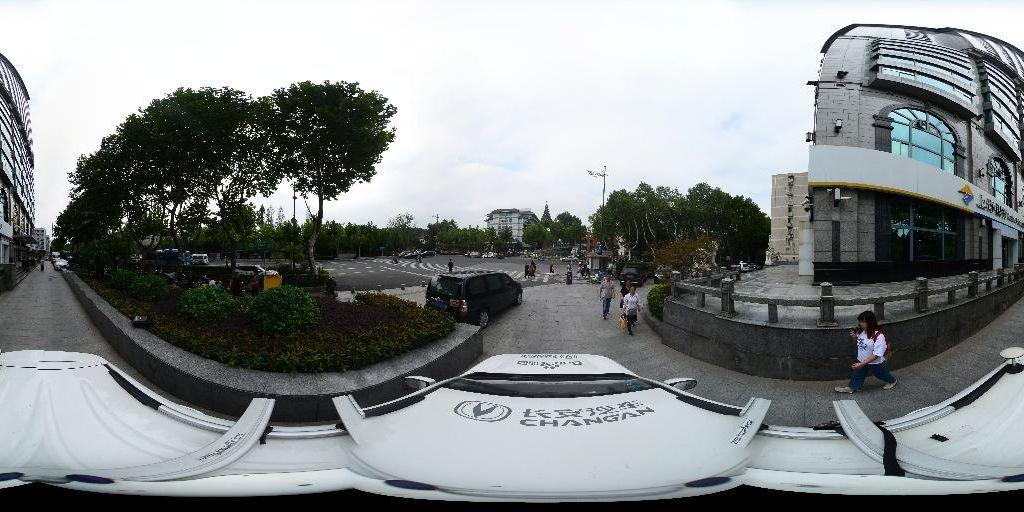
#> input picture images/streetview.jpg, 1024 x 512 px
$ python opencv_test.py
#> lines starting #> are read from the running program, lines starting #| are printed output that depends on the picture; after the words box and inside, x2 and y2 are one past the last pixel; in counts of white or black regions, pixels touching at a corner belong together
import cv2
from matplotlib import pyplot as plt
import numpy as np

def fillEdges(width, height, edges):
    for i in range(width):
        for j in range(height):
            if edges[j][i] > 0:
                for x in range(j, height-1):
                    edges[x][i] = 255
                break
    return edges

def showPic(img):
    plt.imshow(img)
    plt.show()

img_name = "images/streetview.jpg"
img = cv2.imread(img_name)
#> img is the input picture: shape (512, 1024, 3); mean B, G, R 138.2, 137.7, 133.1

img2 = img[:,:,0]
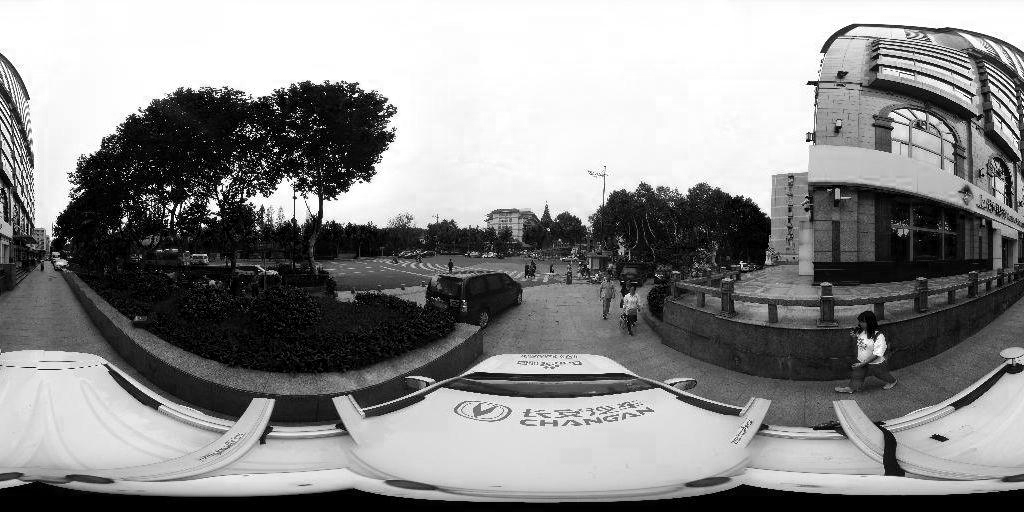
#> img2: shape (512, 1024); min 0, max 255, mean 138.2
edges = cv2.Canny(img,100,200)
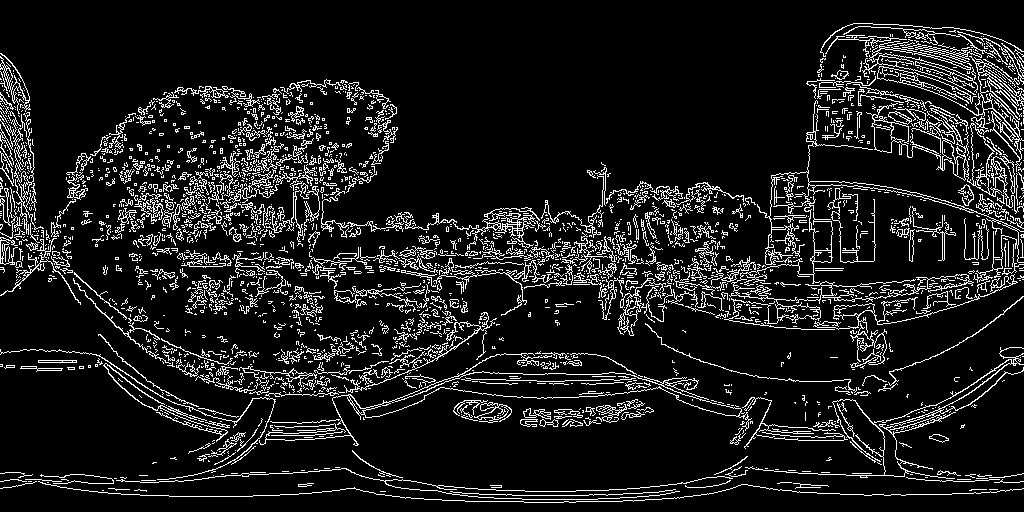
#> edges: shape (512, 1024); 10.6% white in thin lines or dots
pic = fillEdges(edges.shape[1], edges.shape[0], edges)
#> after the loop in fillEdges, `for i in range(width):`:
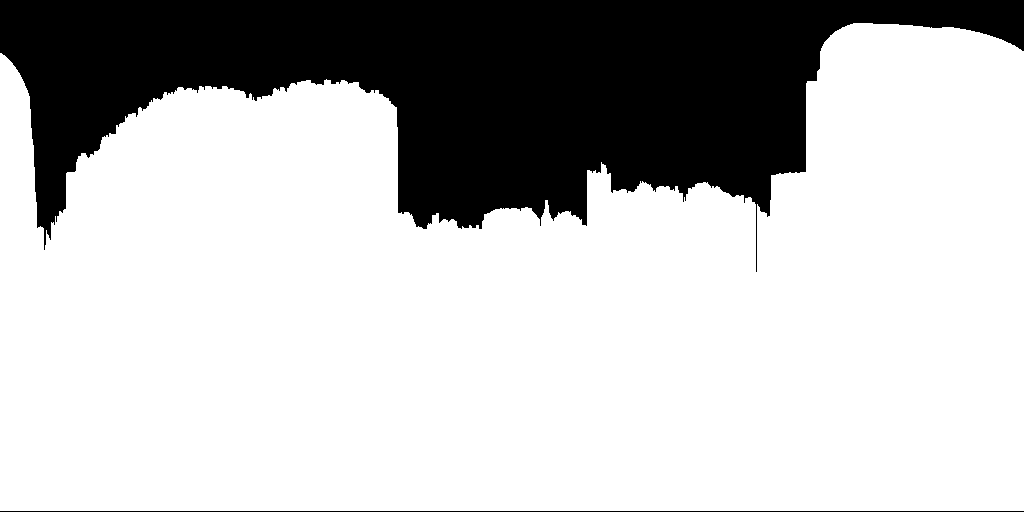
#> edges: shape (512, 1024); 74.5% white; 2 black regions, box (x1, y1, x2, y2) and area: (0, 0, 1024, 272) 132466, (0, 511, 1024, 512) 1024
non_sky = np.argwhere(pic)
#> non_sky = 390798 pairs, first value 23 to 510, second value 0 to 1023
plt.subplot(1,3,1),plt.imshow(pic),plt.title('original image')

Z = img.reshape((-1,3))
Z = np.float32(Z)
criteria = (cv2.TERM_CRITERIA_EPS + cv2.TERM_CRITERIA_MAX_ITER, 10, 1.0)
K = 12
ret,label,center=cv2.kmeans(Z,K,None,criteria,10,cv2.KMEANS_RANDOM_CENTERS)
#> ret = 86766965.1; center = [[148.4, 146.2, 140.4], [251.5, 248.7, 245.7], [99.3, 99.42, 96.57], [202.3, 196.7, 186.2], [28.31, 33.38, 29.83], [67.52, 67.19, 63.47], [81.54, 82.46, 79.67], [49.09, 53.9, 50.83], [220.4, 213.9, 206.1], [120.4, 119.6, 116.1], [6.54, 11.15, 7.86], [181.3, 176.1, 164.8]]

center = np.uint8(center)
#> center = [[148, 146, 140], [251, 248, 245], [99, 99, 96], [202, 196, 186], [28, 33, 29], [67, 67, 63], [81, 82, 79], [49, 53, 50], [220, 213, 206], [120, 119, 116], [6, 11, 7], [181, 176, 164]]
res = center[label.flatten()]
res2 = res.reshape((img.shape))

result_list = []
k = -1
for center_item in center:
    k = k + 1
    i = -1
    num1 = num2 = 0
    for row in res2:
        i = i + 1
        j = -1
        for col in row:
            j = j + 1
            if center_item[0]==col[0] and center_item[1]==col[1] and center_item[2]==col[2]:
                num2 = num2 + 1
                if pic[i][j] == 0:
                    num1 = num1 + 1
    result_list.append(num1 / num2)
#> this loop made 12 passes
#> after the loop, k = 11; result_list = [0.00142, 0.923, 0.000446, 0.00424, 0.000184, 0.000379, 0.000439, 0.000365, 0.0568, 0.000897, 0.0131, 0.00125]
# print(result_list)
effective_center_list = []
for i,item in enumerate(result_list):
    if item>=0.3:
        effective_center_list.append(i)
#> this loop made 12 passes
#> item on passes 1 to 12: 0.00142, 0.923, 0.000446, 0.00424, 0.000184, 0.000379, 0.000439, 0.000365, 0.0568, 0.000897, 0.0131, 0.00125
#> after the loop, effective_center_list = [1]
# print(effective_center_list)

for k in effective_center_list:
    i = -1
    for row in res2:
        i+=1
        j=-1
        for col in row:
            j+=1
            if pic[i][j] != 0 and col[0]==center[k][0] and col[1]==center[k][1] and col[2]==center[k][2]:
                pic[i][j] = 0
#> this loop made 1 pass
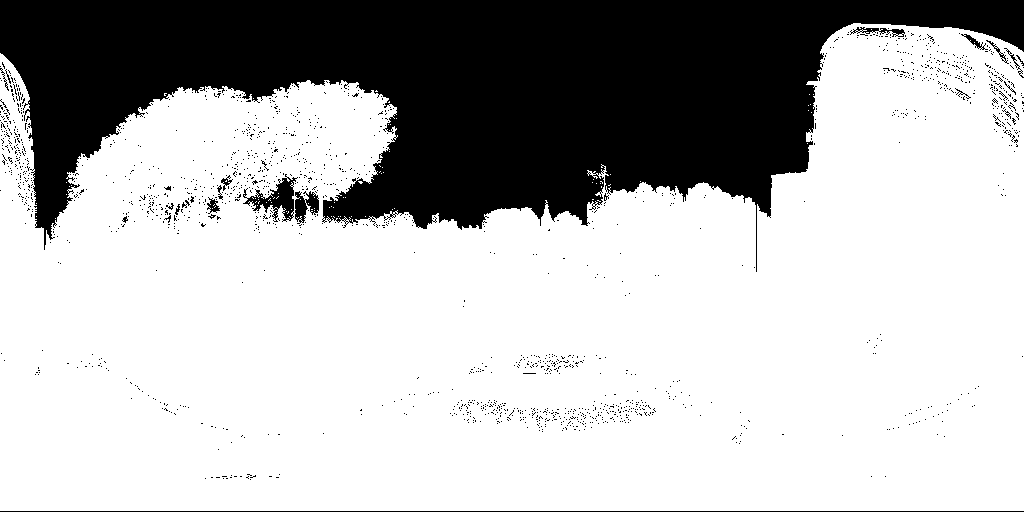
#> pic: shape (512, 1024); 72.5% white; 1698 black regions (1676 under 20 px), largest, box (x1, y1, x2, y2) and area: (0, 0, 1024, 272) 137729, (0, 511, 1024, 512) 1024, (243, 174, 298, 222) 972

plt.subplot(1,3,2),plt.imshow(pic),plt.title('after clustering')
plt.subplot(1,3,3),plt.imshow(img),plt.title('original image')
plt.show()
#> figure, not shown here; B, G, R data is drawn as R, G, B

$ run again, with images/01002500001403131122034235V.jpg copied over images/streetview.jpg
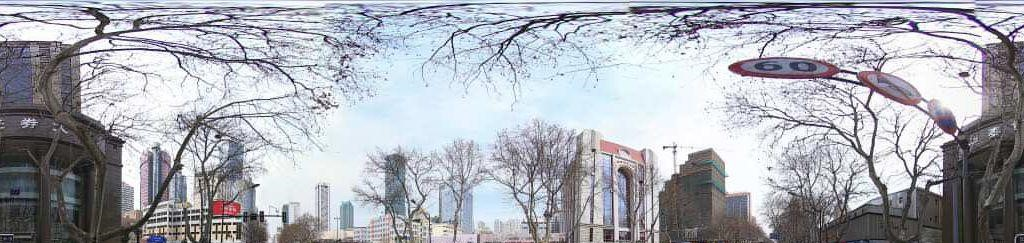
#> input picture images/01002500001403131122034235V.jpg, 1024 x 243 px
#> img is the input picture: shape (243, 1024, 3); mean B, G, R 178.9, 171.5, 168.9
#> after the loop in fillEdges, `for i in range(width):`:
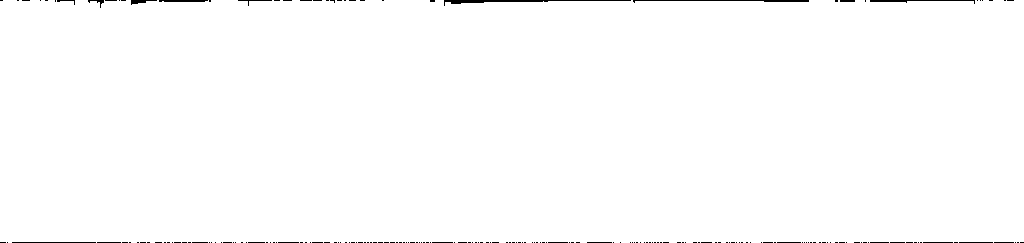
#> edges: shape (243, 1024); 99.2% white; 197 black regions (178 under 20 px), largest, box (x1, y1, x2, y2) and area: (444, 0, 631, 6) 337, (633, 0, 809, 3) 224, (870, 0, 975, 4) 146
#> non_sky = 246950 pairs, first value 0 to 242, second value 0 to 1023
#> `ret,label,center=cv2.kmeans(Z,K,None,criteria,10,cv2.KMEANS_RANDOM_CEN..`: ret = 57089257.2; center = [[162.2, 151.2, 150.5], [141.3, 131.4, 132.4], [176.5, 167.4, 169], [80.49, 68.85, 156.6], [92.67, 86.52, 90.11], [118.2, 109.6, 111.8], [67.62, 64.25, 67.55], [194.1, 181.5, 177.4], [232.7, 222, 214.4], [209.5, 199.3, 195.6], [40.71, 39.24, 41.1], [250, 244.1, 237.4]]
#> `center = np.uint8(center)`: center = [[162, 151, 150], [141, 131, 132], [176, 167, 168], [80, 68, 156], [92, 86, 90], [118, 109, 111], [67, 64, 67], [194, 181, 177], [232, 222, 214], [209, 199, 195], [40, 39, 41], [250, 244, 237]]
#> the loop `for center_item in center:` made 12 passes
#> after the loop `for center_item in center:`: k = 11; result_list = [0.0048, 0.00338, 0.0071, 0, 0.00564, 0.00377, 0.00836, 0.00857, 0.0149, 0.0115, 0.0133, 0.00387]
#> the loop `for i,item in enumerate(result_list):` made 12 passes
#> item on passes 1 to 8: 0.0048, 0.00338, 0.0071, 0, 0.00564, 0.00377, 0.00836, 0.00857
#> after the loop `for i,item in enumerate(result_list):`: effective_center_list = []
#> `plt.show()`:
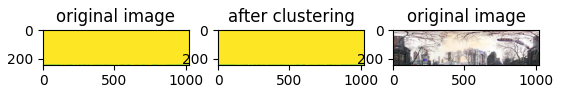
#> figure drawn by matplotlib, 3 panels; B, G, R data is drawn as R, G, B

$ run again, with images/01002500001405051327290575O.jpg copied over images/streetview.jpg
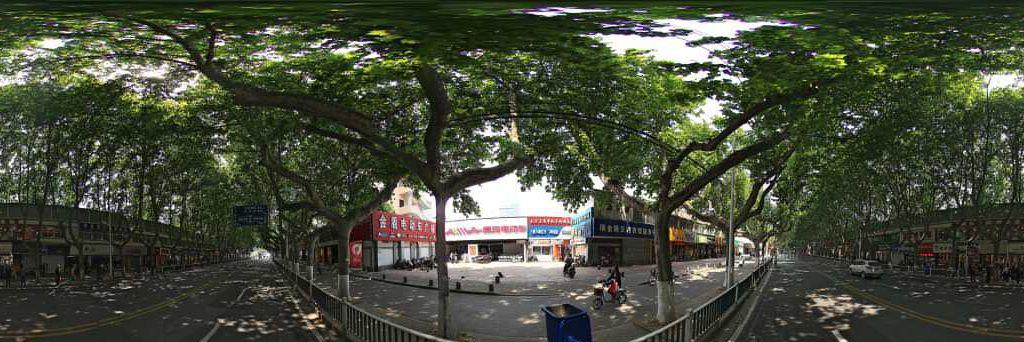
#> input picture images/01002500001405051327290575O.jpg, 1024 x 342 px
#> img is the input picture: shape (342, 1024, 3); mean B, G, R 56.9, 73.9, 68.3
#> after the loop in fillEdges, `for i in range(width):`:
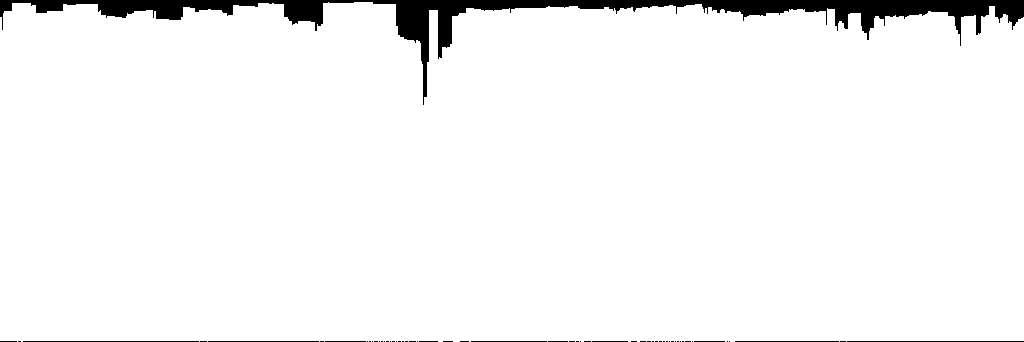
#> edges: shape (342, 1024); 95.9% white; 56 black regions (46 under 20 px), largest, box (x1, y1, x2, y2) and area: (0, 0, 1024, 105) 13382, (847, 341, 1024, 342) 177, (23, 341, 199, 342) 176
#> non_sky = 335879 pairs, first value 2 to 341, second value 0 to 1023
#> `ret,label,center=cv2.kmeans(Z,K,None,criteria,10,cv2.KMEANS_RANDOM_CEN..`: ret = 104921750.5; center = [[122.4, 144, 142.8], [242.6, 246, 246.4], [104, 114.2, 115.3], [184.8, 143.9, 99.56], [32.06, 48.87, 42.09], [53.85, 57.89, 57.08], [76.54, 89.87, 86.89], [48.66, 74.89, 65.74], [190.5, 201.7, 204.7], [66.4, 125.5, 109], [14.95, 30.76, 23.69], [150, 170, 171.3]]
#> `center = np.uint8(center)`: center = [[122, 144, 142], [242, 246, 246], [103, 114, 115], [184, 143, 99], [32, 48, 42], [53, 57, 57], [76, 89, 86], [48, 74, 65], [190, 201, 204], [66, 125, 108], [14, 30, 23], [150, 169, 171]]
#> `res2 = res.reshape((img.shape))`:
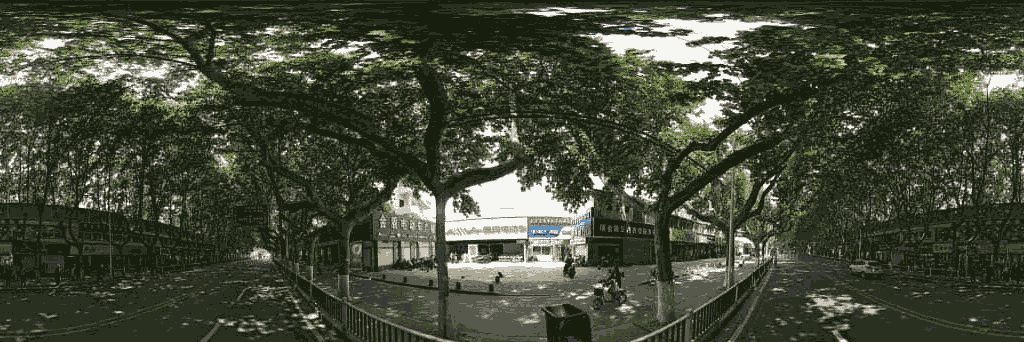
#> res2: shape (342, 1024, 3); mean B, G, R 56.3, 73.1, 67.9
#> the loop `for center_item in center:` made 12 passes
#> after the loop `for center_item in center:`: k = 11; result_list = [0.000871, 0.000302, 0.000608, 0, 0.0552, 0.0102, 0.00176, 0.00887, 0.000503, 0.000351, 0.0938, 0.00119]
#> the loop `for i,item in enumerate(result_list):` made 12 passes
#> item on passes 1 to 8: 0.000871, 0.000302, 0.000608, 0, 0.0552, 0.0102, 0.00176, 0.00887
#> after the loop `for i,item in enumerate(result_list):`: effective_center_list = []

$ run again, with images/08db2caeab1dc6dcfb2213da.jpg copied over images/streetview.jpg
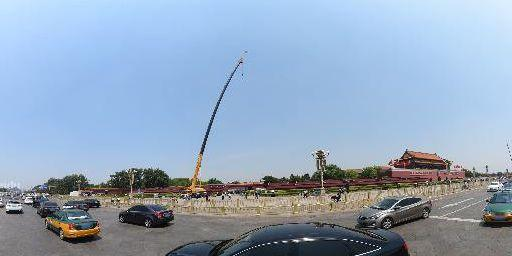
#> input picture images/08db2caeab1dc6dcfb2213da.jpg, 512 x 256 px
#> img is the input picture: shape (256, 512, 3); mean B, G, R 188.6, 166.1, 146.6
#> after the loop in fillEdges, `for i in range(width):`:
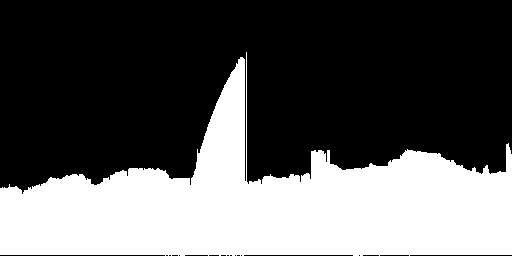
#> edges: shape (256, 512); 35.7% white; 1 white region, box (x1, y1, x2, y2) and area: (0, 52, 512, 256) 46824
#> non_sky = 46824 pairs, first value 52 to 255, second value 0 to 511
#> `ret,label,center=cv2.kmeans(Z,K,None,criteria,10,cv2.KMEANS_RANDOM_CEN..`: ret = 34270559.3; center = [[30.23, 30.73, 31.65], [240.9, 201.2, 167.7], [127.8, 140.7, 152.7], [155.9, 169.7, 180.8], [227.4, 186.9, 152.7], [215.7, 206.1, 197.4], [249.8, 232.1, 212.4], [211, 191.6, 173.3], [122.8, 124.1, 126], [68.28, 69.07, 70.55], [249.7, 217.2, 185.3], [101.6, 106.5, 111.6]]
#> `center = np.uint8(center)`: center = [[30, 30, 31], [240, 201, 167], [127, 140, 152], [155, 169, 180], [227, 186, 152], [215, 206, 197], [249, 232, 212], [210, 191, 173], [122, 124, 126], [68, 69, 70], [249, 217, 185], [101, 106, 111]]
#> the loop `for center_item in center:` made 12 passes
#> after the loop `for center_item in center:`: k = 11; result_list = [0.0206, 0.998, 0.0036, 0.0345, 0.936, 0.722, 0.826, 0.79, 0.0198, 0.00706, 0.999, 0.0142]
#> the loop `for i,item in enumerate(result_list):` made 12 passes
#> item on passes 1 to 8: 0.0206, 0.998, 0.0036, 0.0345, 0.936, 0.722, 0.826, 0.79
#> after the loop `for i,item in enumerate(result_list):`: effective_center_list = [1, 4, 5, 6, 7, 10]
#> the loop `for k in effective_center_list:` made 6 passes
#> k on passes 2 to 6: 4, 5, 6, 7, 10
#> after the loop `for k in effective_center_list:`:
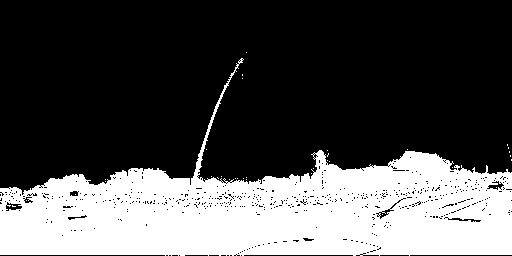
#> pic: shape (256, 512); 31.4% white; 34 white regions (33 under 20 px), largest, box (x1, y1, x2, y2) and area: (0, 58, 512, 256) 41103
